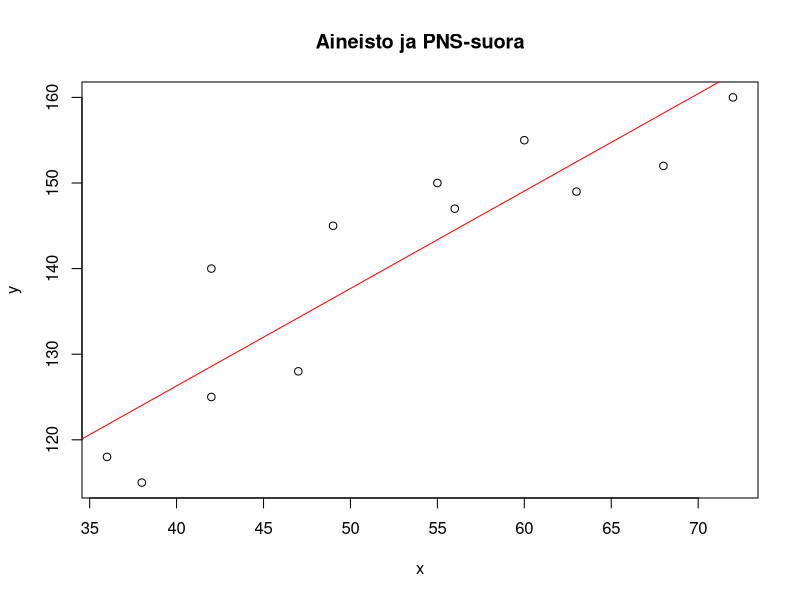

The R source for this figure:
png(filename="tilv6.png")
x <- c(56,42,72,36,63,47,55,49,38,42,68,60)
y <- c(147,125,160,118,149,128,150,145,115,140,152,155)
z <- seq(min(x)-3,max(x)+3,by=0.01)
b <- 1764.67/1550.67
a <- mean(y)-b*mean(x)
plot(x,y,main="Aineisto ja PNS-suora",type="p")
lines(z,a+(b*z),col="red")
dev.off()